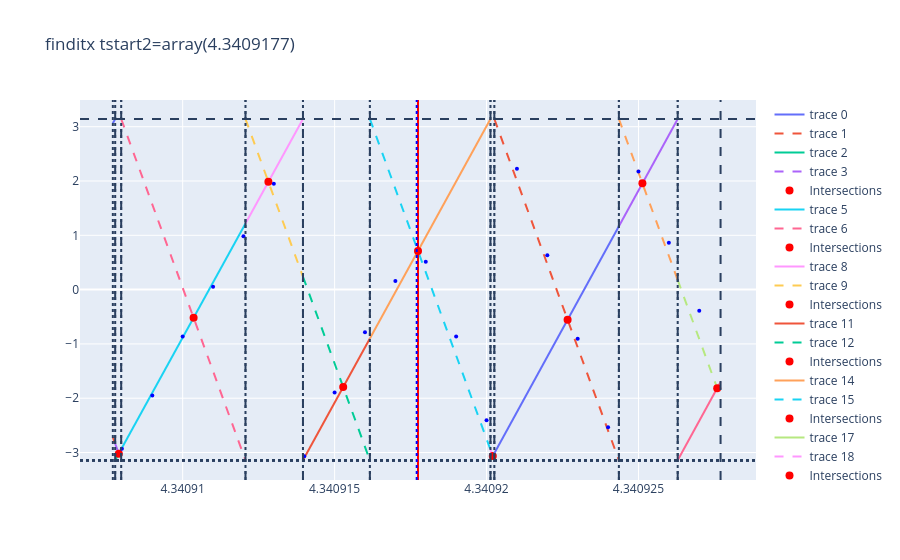
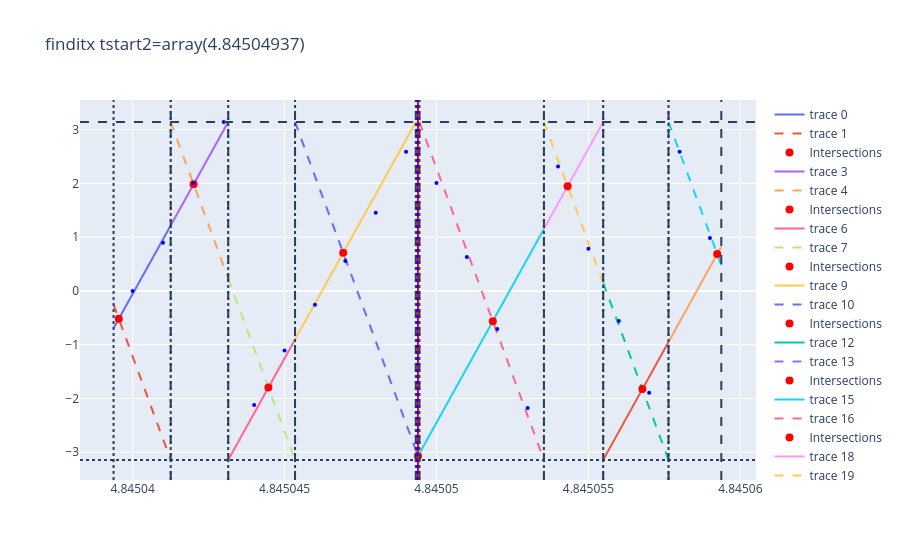

Notebook source saved alongside these figures, in order:
### Markdown cell above
### find intersections

### Code cell
coeflist = fitcoef2(coeff, coeft, reader)
sec_xlist = []
sec_tlist = []
if True:
    for pidx in xp.arange(10, Config.preamble_len):
        tstart2 = xp.polyval(coeft, pidx)
        selected = find_intersections(coeflist[pidx - 1], coeflist[pidx], tstart2, reader, 1e-5, draw=(pidx == 10 or pidx == 60 or pidx == 180 or pidx == Config.preamble_len - 1), remove_range=False) #!!! TODO remove range
        if selected != None:
            sec_xlist.append(pidx)
            sec_tlist.append(to_scalar(selected))
    sec_xlist = xp.array(sec_xlist)
    sec_tlist = xp.array(sec_tlist)
    with open(f"intersections0.pkl","wb") as f:
        pickle.dump((sec_xlist, sec_tlist), f)

with open(f"intersections0.pkl","rb") as f:
    sec_xlist, sec_tlist = pickle.load(f)
coeff_time = xp.polyfit(sec_xlist, sec_tlist, 1)

### Figure 1 — Plotly figure (JSON) as saved in the notebook; plotly's stock layout.template omitted (floating-point values rounded to 4 significant figures)
{"data": [{"mode": "lines", "type": "scatter", "x": [4.341, 4.341, 4.341, 4.341, 4.341, 4.341, 4.341, 4.341, 4.341, 4.341, 4.341, 4.341, 4.341, 4.341, 4.341, 4.341, 4.341, 4.341, 4.341, 4.341], "y": [3.063, 3.068, 3.072, 3.076, 3.08, 3.084, 3.088, 3.092, 3.096, 3.1, 3.105, 3.109, 3.113, 3.117, 3.121, 3.125, 3.129, 3.133, 3.137, 3.142]}, {"line": {"dash": "dash"}, "mode": "lines", "type": "scatter", "x": [4.341, 4.341, 4.341, 4.341, 4.341, 4.341, 4.341, 4.341, 4.341, 4.341, 4.341, 4.341, 4.341, 4.341, 4.341, 4.341, 4.341, 4.341, 4.341, 4.341], "y": [-2.719, -2.726, -2.732, -2.738, -2.744, -2.75, -2.757, -2.763, -2.769, -2.775, -2.782, -2.788, -2.794, -2.8, -2.806, -2.813, -2.819, -2.825, -2.831, -2.838]}, {"mode": "lines", "type": "scatter", "x": [4.341, 4.341, 4.341, 4.341, 4.341, 4.341, 4.341, 4.341, 4.341, 4.341, 4.341, 4.341, 4.341, 4.341, 4.341, 4.341, 4.341, 4.341, 4.341, 4.341], "y": [-3.142, -3.131, -3.12, -3.11, -3.099, -3.089, -3.078, -3.068, -3.057, -3.046, -3.036, -3.025, -3.015, -3.004, -2.993, -2.983, -2.972, -2.962, -2.951, -2.941]}, {"line": {"dash": "dash"}, "mode": "lines", "type": "scatter", "x": [4.341, 4.341, 4.341, 4.341, 4.341, 4.341, 4.341, 4.341, 4.341, 4.341, 4.341, 4.341, 4.341, 4.341, 4.341, 4.341, 4.341, 4.341, 4.341, 4.341], "y": [-2.838, -2.854, -2.87, -2.886, -2.902, -2.918, -2.934, -2.95, -2.966, -2.982, -2.998, -3.014, -3.03, -3.046, -3.062, -3.078, -3.094, -3.11, -3.126, -3.142]}, {"marker": {"color": "red", "size": 8, "symbol": "circle"}, "mode": "markers", "name": "Intersections", "type": "scatter", "x": [4.341], "y": [-3.021]}, {"mode": "lines", "type": "scatter", "x": [4.341, 4.341, 4.341, 4.341, 4.341, 4.341, 4.341, 4.341, 4.341, 4.341, 4.341, 4.341, 4.341, 4.341, 4.341, 4.341, 4.341, 4.341, 4.341, 4.341], "y": [-2.941, -2.722, -2.503, -2.284, -2.066, -1.847, -1.628, -1.409, -1.19, -0.9716, -0.7527, -0.5339, -0.315, -0.09613, 0.1228, 0.3417, 0.5606, 0.7795, 0.9984, 1.217]}, {"line": {"dash": "dash"}, "mode": "lines", "type": "scatter", "x": [4.341, 4.341, 4.341, 4.341, 4.341, 4.341, 4.341, 4.341, 4.341, 4.341, 4.341, 4.341, 4.341, 4.341, 4.341, 4.341, 4.341, 4.341, 4.341, 4.341], "y": [3.142, 2.811, 2.48, 2.149, 1.818, 1.488, 1.157, 0.8262, 0.4955, 0.1648, -0.1659, -0.4966, -0.8272, -1.158, -1.489, -1.819, -2.15, -2.48, -2.811, -3.142]}, {"marker": {"color": "red", "size": 8, "symbol": "circle"}, "mode": "markers", "name": "Intersections", "type": "scatter", "x": [4.341], "y": [-0.519]}, {"mode": "lines", "type": "scatter", "x": [4.341, 4.341, 4.341, 4.341, 4.341, 4.341, 4.341, 4.341, 4.341, 4.341, 4.341, 4.341, 4.341, 4.341, 4.341, 4.341, 4.341, 4.341, 4.341, 4.341], "y": [1.217, 1.319, 1.42, 1.521, 1.622, 1.724, 1.825, 1.926, 2.027, 2.129, 2.23, 2.331, 2.433, 2.534, 2.635, 2.736, 2.838, 2.939, 3.04, 3.142]}, {"line": {"dash": "dash"}, "mode": "lines", "type": "scatter", "x": [4.341, 4.341, 4.341, 4.341, 4.341, 4.341, 4.341, 4.341, 4.341, 4.341, 4.341, 4.341, 4.341, 4.341, 4.341, 4.341, 4.341, 4.341, 4.341, 4.341], "y": [3.142, 2.989, 2.836, 2.683, 2.53, 2.377, 2.224, 2.072, 1.919, 1.766, 1.613, 1.46, 1.307, 1.154, 1.002, 0.8488, 0.6959, 0.5431, 0.3903, 0.2374]}, {"marker": {"color": "red", "size": 8, "symbol": "circle"}, "mode": "markers", "name": "Intersections", "type": "scatter", "x": [4.341], "y": [1.984]}, {"mode": "lines", "type": "scatter", "x": [4.341, 4.341, 4.341, 4.341, 4.341, 4.341, 4.341, 4.341, 4.341, 4.341, 4.341, 4.341, 4.341, 4.341, 4.341, 4.341, 4.341, 4.341, 4.341, 4.341], "y": [-3.142, -3.024, -2.906, -2.788, -2.67, -2.552, -2.434, -2.316, -2.198, -2.08, -1.962, -1.844, -1.727, -1.609, -1.491, -1.373, -1.255, -1.137, -1.019, -0.9008]}, {"line": {"dash": "dash"}, "mode": "lines", "type": "scatter", "x": [4.341, 4.341, 4.341, 4.341, 4.341, 4.341, 4.341, 4.341, 4.341, 4.341, 4.341, 4.341, 4.341, 4.341, 4.341, 4.341, 4.341, 4.341, 4.341, 4.341], "y": [0.2374, 0.05956, -0.1183, -0.2962, -0.474, -0.6519, -0.8298, -1.008, -1.185, -1.363, -1.541, -1.719, -1.897, -2.075, -2.252, -2.43, -2.608, -2.786, -2.964, -3.142]}, {"marker": {"color": "red", "size": 8, "symbol": "circle"}, "mode": "markers", "name": "Intersections", "type": "scatter", "x": [4.341], "y": [-1.794]}, {"mode": "lines", "type": "scatter", "x": [4.341, 4.341, 4.341, 4.341, 4.341, 4.341, 4.341, 4.341, 4.341, 4.341, 4.341, 4.341, 4.341, 4.341, 4.341, 4.341, 4.341, 4.341, 4.341, 4.341], "y": [-0.9008, -0.6882, -0.4755, -0.2628, -0.05013, 0.1626, 0.3753, 0.588, 0.8008, 1.014, 1.226, 1.439, 1.652, 1.865, 2.077, 2.29, 2.503, 2.716, 2.929, 3.142]}, {"line": {"dash": "dash"}, "mode": "lines", "type": "scatter", "x": [4.341, 4.341, 4.341, 4.341, 4.341, 4.341, 4.341, 4.341, 4.341, 4.341, 4.341, 4.341, 4.341, 4.341, 4.341, 4.341, 4.341, 4.341, 4.341, 4.341], "y": [3.142, 2.821, 2.501, 2.18, 1.86, 1.539, 1.219, 0.8981, 0.5777, 0.2572, -0.06318, -0.3836, -0.704, -1.024, -1.345, -1.665, -1.986, -2.306, -2.626, -2.947]}, {"marker": {"color": "red", "size": 8, "symbol": "circle"}, "mode": "markers", "name": "Intersections", "type": "scatter", "x": [4.341], "y": [0.7118]}, {"mode": "lines", "type": "scatter", "x": [4.341, 4.341, 4.341, 4.341, 4.341, 4.341, 4.341, 4.341, 4.341, 4.341, 4.341, 4.341, 4.341, 4.341, 4.341, 4.341, 4.341, 4.341, 4.341, 4.341], "y": [-3.142, -3.135, -3.128, -3.121, -3.114, -3.107, -3.101, -3.094, -3.087, -3.08, -3.073, -3.067, -3.06, -3.053, -3.046, -3.039, -3.032, -3.026, -3.019, -3.012]}, {"line": {"dash": "dash"}, "mode": "lines", "type": "scatter", "x": [4.341, 4.341, 4.341, 4.341, 4.341, 4.341, 4.341, 4.341, 4.341, 4.341, 4.341, 4.341, 4.341, 4.341, 4.341, 4.341, 4.341, 4.341, 4.341, 4.341], "y": [-2.947, -2.957, -2.967, -2.977, -2.988, -2.998, -3.008, -3.018, -3.029, -3.039, -3.049, -3.059, -3.07, -3.08, -3.09, -3.101, -3.111, -3.121, -3.131, -3.142]}, {"marker": {"color": "red", "size": 8, "symbol": "circle"}, "mode": "markers", "name": "Intersections", "type": "scatter", "x": [4.341], "y": [-3.064]}, {"mode": "lines", "type": "scatter", "x": [4.341, 4.341, 4.341, 4.341, 4.341, 4.341, 4.341, 4.341, 4.341, 4.341, 4.341, 4.341, 4.341, 4.341, 4.341, 4.341, 4.341, 4.341, 4.341, 4.341], "y": [-3.012, -2.792, -2.572, -2.352, -2.133, -1.913, -1.693, -1.473, -1.253, -1.033, -0.813, -0.593, -0.373, -0.153, 0.06698, 0.287, 0.507, 0.7271, 0.9471, 1.167]}, {"line": {"dash": "dash"}, "mode": "lines", "type": "scatter", "x": [4.341, 4.341, 4.341, 4.341, 4.341, 4.341, 4.341, 4.341, 4.341, 4.341, 4.341, 4.341, 4.341, 4.341, 4.341, 4.341, 4.341, 4.341, 4.341, 4.341], "y": [3.142, 2.811, 2.48, 2.149, 1.818, 1.488, 1.157, 0.8262, 0.4955, 0.1648, -0.1659, -0.4966, -0.8272, -1.158, -1.489, -1.819, -2.15, -2.48, -2.811, -3.142]}, {"marker": {"color": "red", "size": 8, "symbol": "circle"}, "mode": "markers", "name": "Intersections", "type": "scatter", "x": [4.341], "y": [-0.5545]}, {"mode": "lines", "type": "scatter", "x": [4.341, 4.341, 4.341, 4.341, 4.341, 4.341, 4.341, 4.341, 4.341, 4.341, 4.341, 4.341, 4.341, 4.341, 4.341, 4.341, 4.341, 4.341, 4.341, 4.341], "y": [1.167, 1.271, 1.375, 1.479, 1.583, 1.687, 1.791, 1.894, 1.998, 2.102, 2.206, 2.31, 2.414, 2.518, 2.622, 2.726, 2.83, 2.934, 3.038, 3.142]}, {"line": {"dash": "dash"}, "mode": "lines", "type": "scatter", "x": [4.341, 4.341, 4.341, 4.341, 4.341, 4.341, 4.341, 4.341, 4.341, 4.341, 4.341, 4.341, 4.341, 4.341, 4.341, 4.341, 4.341, 4.341, 4.341, 4.341], "y": [3.142, 2.986, 2.829, 2.673, 2.517, 2.361, 2.205, 2.049, 1.893, 1.737, 1.581, 1.425, 1.269, 1.113, 0.9569, 0.8009, 0.6449, 0.4888, 0.3328, 0.1768]}, {"marker": {"color": "red", "size": 8, "symbol": "circle"}, "mode": "markers", "name": "Intersections", "type": "scatter", "x": [4.341], "y": [1.956]}, {"mode": "lines", "type": "scatter", "x": [4.341, 4.341, 4.341, 4.341, 4.341, 4.341, 4.341, 4.341, 4.341, 4.341, 4.341, 4.341, 4.341, 4.341, 4.341, 4.341, 4.341, 4.341, 4.341, 4.341], "y": [-3.142, -3.066, -2.99, -2.914, -2.838, -2.763, -2.687, -2.611, -2.535, -2.459, -2.384, -2.308, -2.232, -2.156, -2.08, -2.004, -1.929, -1.853, -1.777, -1.701]}, {"line": {"dash": "dash"}, "mode": "lines", "type": "scatter", "x": [4.341, 4.341, 4.341, 4.341, 4.341, 4.341, 4.341, 4.341, 4.341, 4.341, 4.341, 4.341, 4.341, 4.341, 4.341, 4.341, 4.341, 4.341, 4.341, 4.341], "y": [0.1768, 0.06302, -0.05075, -0.1645, -0.2783, -0.3921, -0.5058, -0.6196, -0.7333, -0.8471, -0.9609, -1.075, -1.188, -1.302, -1.416, -1.53, -1.643, -1.757, -1.871, -1.985]}, {"marker": {"color": "red", "size": 8, "symbol": "circle"}, "mode": "markers", "name": "Intersections", "type": "scatter", "x": [4.341], "y": [-1.815]}, {"marker": {"color": "blue", "size": 4, "symbol": "circle"}, "mode": "markers", "name": "rawdata", "type": "scatter", "x": [4.341, 4.341, 4.341, 4.341, 4.341, 4.341, 4.341, 4.341, 4.341, 4.341, 4.341, 4.341, 4.341, 4.341, 4.341, 4.341, 4.341, 4.341, 4.341, 4.341], "y": [-2.93, -1.951, -0.8622, 0.05258, 0.9828, 1.951, -3.07, -1.893, -0.7854, 0.1566, 0.5124, -0.8622, -2.404, 2.226, 0.6327, -0.9048, -2.536, 2.176, 0.8622, -0.3906]}], "layout": {"shapes": [{"line": {"dash": "dot"}, "type": "line", "x0": 4.341, "x1": 4.341, "xref": "x", "y0": 0, "y1": 1, "yref": "y domain"}, {"line": {"dash": "dash"}, "type": "line", "x0": 4.341, "x1": 4.341, "xref": "x", "y0": 0, "y1": 1, "yref": "y domain"}, {"line": {"dash": "dot"}, "type": "line", "x0": 0, "x1": 1, "xref": "x domain", "y0": -3.142, "y1": -3.142, "yref": "y"}, {"line": {"dash": "dash"}, "type": "line", "x0": 0, "x1": 1, "xref": "x domain", "y0": 3.142, "y1": 3.142, "yref": "y"}, {"line": {"dash": "dot"}, "type": "line", "x0": 4.341, "x1": 4.341, "xref": "x", "y0": 0, "y1": 1, "yref": "y domain"}, {"line": {"dash": "dash"}, "type": "line", "x0": 4.341, "x1": 4.341, "xref": "x", "y0": 0, "y1": 1, "yref": "y domain"}, {"line": {"dash": "dot"}, "type": "line", "x0": 0, "x1": 1, "xref": "x domain", "y0": -3.142, "y1": -3.142, "yref": "y"}, {"line": {"dash": "dash"}, "type": "line", "x0": 0, "x1": 1, "xref": "x domain", "y0": 3.142, "y1": 3.142, "yref": "y"}, {"line": {"dash": "dot"}, "type": "line", "x0": 4.341, "x1": 4.341, "xref": "x", "y0": 0, "y1": 1, "yref": "y domain"}, {"line": {"dash": "dash"}, "type": "line", "x0": 4.341, "x1": 4.341, "xref": "x", "y0": 0, "y1": 1, "yref": "y domain"}, {"line": {"dash": "dot"}, "type": "line", "x0": 0, "x1": 1, "xref": "x domain", "y0": -3.142, "y1": -3.142, "yref": "y"}, {"line": {"dash": "dash"}, "type": "line", "x0": 0, "x1": 1, "xref": "x domain", "y0": 3.142, "y1": 3.142, "yref": "y"}, {"line": {"dash": "dot"}, "type": "line", "x0": 4.341, "x1": 4.341, "xref": "x", "y0": 0, "y1": 1, "yref": "y domain"}, {"line": {"dash": "dash"}, "type": "line", "x0": 4.341, "x1": 4.341, "xref": "x", "y0": 0, "y1": 1, "yref": "y domain"}, {"line": {"dash": "dot"}, "type": "line", "x0": 0, "x1": 1, "xref": "x domain", "y0": -3.142, "y1": -3.142, "yref": "y"}, {"line": {"dash": "dash"}, "type": "line", "x0": 0, "x1": 1, "xref": "x domain", "y0": 3.142, "y1": 3.142, "yref": "y"}, {"line": {"dash": "dot"}, "type": "line", "x0": 4.341, "x1": 4.341, "xref": "x", "y0": 0, "y1": 1, "yref": "y domain"}, {"line": {"dash": "dash"}, "type": "line", "x0": 4.341, "x1": 4.341, "xref": "x", "y0": 0, "y1": 1, "yref": "y domain"}, {"line": {"dash": "dot"}, "type": "line", "x0": 0, "x1": 1, "xref": "x domain", "y0": -3.142, "y1": -3.142, "yref": "y"}, {"line": {"dash": "dash"}, "type": "line", "x0": 0, "x1": 1, "xref": "x domain", "y0": 3.142, "y1": 3.142, "yref": "y"}, {"line": {"dash": "dot"}, "type": "line", "x0": 4.341, "x1": 4.341, "xref": "x", "y0": 0, "y1": 1, "yref": "y domain"}, {"line": {"dash": "dash"}, "type": "line", "x0": 4.341, "x1": 4.341, "xref": "x", "y0": 0, "y1": 1, "yref": "y domain"}, {"line": {"dash": "dot"}, "type": "line", "x0": 0, "x1": 1, "xref": "x domain", "y0": -3.142, "y1": -3.142, "yref": "y"}, {"line": {"dash": "dash"}, "type": "line", "x0": 0, "x1": 1, "xref": "x domain", "y0": 3.142, "y1": 3.142, "yref": "y"}, {"line": {"dash": "dot"}, "type": "line", "x0": 4.341, "x1": 4.341, "xref": "x", "y0": 0, "y1": 1, "yref": "y domain"}, {"line": {"dash": "dash"}, "type": "line", "x0": 4.341, "x1": 4.341, "xref": "x", "y0": 0, "y1": 1, "yref": "y domain"}, {"line": {"dash": "dot"}, "type": "line", "x0": 0, "x1": 1, "xref": "x domain", "y0": -3.142, "y1": -3.142, "yref": "y"}, {"line": {"dash": "dash"}, "type": "line", "x0": 0, "x1": 1, "xref": "x domain", "y0": 3.142, "y1": 3.142, "yref": "y"}, {"line": {"dash": "dot"}, "type": "line", "x0": 4.341, "x1": 4.341, "xref": "x", "y0": 0, "y1": 1, "yref": "y domain"}, {"line": {"dash": "dash"}, "type": "line", "x0": 4.341, "x1": 4.341, "xref": "x", "y0": 0, "y1": 1, "yref": "y domain"}, {"line": {"dash": "dot"}, "type": "line", "x0": 0, "x1": 1, "xref": "x domain", "y0": -3.142, "y1": -3.142, "yref": "y"}, {"line": {"dash": "dash"}, "type": "line", "x0": 0, "x1": 1, "xref": "x domain", "y0": 3.142, "y1": 3.142, "yref": "y"}, {"line": {"dash": "dot"}, "type": "line", "x0": 4.341, "x1": 4.341, "xref": "x", "y0": 0, "y1": 1, "yref": "y domain"}, {"line": {"dash": "dash"}, "type": "line", "x0": 4.341, "x1": 4.341, "xref": "x", "y0": 0, "y1": 1, "yref": "y domain"}, {"line": {"dash": "dot"}, "type": "line", "x0": 0, "x1": 1, "xref": "x domain", "y0": -3.142, "y1": -3.142, "yref": "y"}, {"line": {"dash": "dash"}, "type": "line", "x0": 0, "x1": 1, "xref": "x domain", "y0": 3.142, "y1": 3.142, "yref": "y"}, {"line": {"dash": "dot"}, "type": "line", "x0": 4.341, "x1": 4.341, "xref": "x", "y0": 0, "y1": 1, "yref": "y domain"}, {"line": {"dash": "dash"}, "type": "line", "x0": 4.341, "x1": 4.341, "xref": "x", "y0": 0, "y1": 1, "yref": "y domain"}, {"line": {"dash": "dot"}, "type": "line", "x0": 0, "x1": 1, "xref": "x domain", "y0": -3.142, "y1": -3.142, "yref": "y"}, {"line": {"dash": "dash"}, "type": "line", "x0": 0, "x1": 1, "xref": "x domain", "y0": 3.142, "y1": 3.142, "yref": "y"}, {"line": {"color": "red"}, "name": "selected", "type": "line", "x0": 4.341, "x1": 4.341, "xref": "x", "y0": 0, "y1": 1, "yref": "y domain"}, {"line": {"color": "blue", "dash": "dot"}, "type": "line", "x0": 4.341, "x1": 4.341, "xref": "x", "y0": 0, "y1": 1, "yref": "y domain"}], "title": {"text": "finditx tstart2=array(4.3409177)"}}}

### Figure 2 — Plotly figure (JSON) as saved in the notebook; plotly's stock layout.template omitted (floating-point values rounded to 4 significant figures)
{"data": [{"mode": "lines", "type": "scatter", "x": [4.845, 4.845, 4.845, 4.845, 4.845, 4.845, 4.845, 4.845, 4.845, 4.845, 4.845, 4.845, 4.845, 4.845, 4.845, 4.845, 4.845, 4.845, 4.845, 4.845], "y": [-0.6928, -0.5923, -0.4917, -0.3911, -0.2906, -0.19, -0.08943, 0.01114, 0.1117, 0.2123, 0.3129, 0.4135, 0.514, 0.6146, 0.7152, 0.8158, 0.9164, 1.017, 1.118, 1.218]}, {"line": {"dash": "dash"}, "mode": "lines", "type": "scatter", "x": [4.845, 4.845, 4.845, 4.845, 4.845, 4.845, 4.845, 4.845, 4.845, 4.845, 4.845, 4.845, 4.845, 4.845, 4.845, 4.845, 4.845, 4.845, 4.845, 4.845], "y": [-0.2516, -0.4037, -0.5558, -0.7079, -0.8601, -1.012, -1.164, -1.316, -1.469, -1.621, -1.773, -1.925, -2.077, -2.229, -2.381, -2.533, -2.685, -2.837, -2.99, -3.142]}, {"marker": {"color": "red", "size": 8, "symbol": "circle"}, "mode": "markers", "name": "Intersections", "type": "scatter", "x": [4.845], "y": [-0.5172]}, {"mode": "lines", "type": "scatter", "x": [4.845, 4.845, 4.845, 4.845, 4.845, 4.845, 4.845, 4.845, 4.845, 4.845, 4.845, 4.845, 4.845, 4.845, 4.845, 4.845, 4.845, 4.845, 4.845, 4.845], "y": [1.218, 1.319, 1.421, 1.522, 1.623, 1.724, 1.826, 1.927, 2.028, 2.129, 2.23, 2.332, 2.433, 2.534, 2.635, 2.737, 2.838, 2.939, 3.04, 3.142]}, {"line": {"dash": "dash"}, "mode": "lines", "type": "scatter", "x": [4.845, 4.845, 4.845, 4.845, 4.845, 4.845, 4.845, 4.845, 4.845, 4.845, 4.845, 4.845, 4.845, 4.845, 4.845, 4.845, 4.845, 4.845, 4.845, 4.845], "y": [3.142, 2.989, 2.836, 2.683, 2.53, 2.377, 2.224, 2.071, 1.918, 1.765, 1.612, 1.459, 1.306, 1.153, 1.0, 0.847, 0.694, 0.5411, 0.3881, 0.2352]}, {"marker": {"color": "red", "size": 8, "symbol": "circle"}, "mode": "markers", "name": "Intersections", "type": "scatter", "x": [4.845], "y": [1.984]}, {"mode": "lines", "type": "scatter", "x": [4.845, 4.845, 4.845, 4.845, 4.845, 4.845, 4.845, 4.845, 4.845, 4.845, 4.845, 4.845, 4.845, 4.845, 4.845, 4.845, 4.845, 4.845, 4.845, 4.845], "y": [-3.142, -3.024, -2.906, -2.789, -2.671, -2.553, -2.435, -2.318, -2.2, -2.082, -1.965, -1.847, -1.729, -1.611, -1.494, -1.376, -1.258, -1.141, -1.023, -0.905]}, {"line": {"dash": "dash"}, "mode": "lines", "type": "scatter", "x": [4.845, 4.845, 4.845, 4.845, 4.845, 4.845, 4.845, 4.845, 4.845, 4.845, 4.845, 4.845, 4.845, 4.845, 4.845, 4.845, 4.845, 4.845, 4.845, 4.845], "y": [0.2352, 0.05744, -0.1203, -0.2981, -0.4758, -0.6535, -0.8313, -1.009, -1.187, -1.364, -1.542, -1.72, -1.898, -2.075, -2.253, -2.431, -2.608, -2.786, -2.964, -3.142]}, {"marker": {"color": "red", "size": 8, "symbol": "circle"}, "mode": "markers", "name": "Intersections", "type": "scatter", "x": [4.845], "y": [-1.796]}, {"mode": "lines", "type": "scatter", "x": [4.845, 4.845, 4.845, 4.845, 4.845, 4.845, 4.845, 4.845, 4.845, 4.845, 4.845, 4.845, 4.845, 4.845, 4.845, 4.845, 4.845, 4.845, 4.845, 4.845], "y": [-0.905, -0.6922, -0.4793, -0.2664, -0.05344, 0.1595, 0.3724, 0.5854, 0.7983, 1.011, 1.224, 1.437, 1.65, 1.863, 2.076, 2.289, 2.502, 2.715, 2.929, 3.142]}, {"line": {"dash": "dash"}, "mode": "lines", "type": "scatter", "x": [4.845, 4.845, 4.845, 4.845, 4.845, 4.845, 4.845, 4.845, 4.845, 4.845, 4.845, 4.845, 4.845, 4.845, 4.845, 4.845, 4.845, 4.845, 4.845, 4.845], "y": [3.142, 2.82, 2.499, 2.178, 1.857, 1.535, 1.214, 0.8931, 0.5719, 0.2507, -0.07041, -0.3915, -0.7127, -1.034, -1.355, -1.676, -1.997, -2.318, -2.639, -2.96]}, {"marker": {"color": "red", "size": 8, "symbol": "circle"}, "mode": "markers", "name": "Intersections", "type": "scatter", "x": [4.845], "y": [0.708]}, {"mode": "lines", "type": "scatter", "x": [4.845, 4.845, 4.845, 4.845, 4.845, 4.845, 4.845, 4.845, 4.845, 4.845, 4.845, 4.845, 4.845, 4.845, 4.845, 4.845, 4.845, 4.845, 4.845, 4.845], "y": [-3.142, -3.135, -3.129, -3.123, -3.116, -3.11, -3.104, -3.097, -3.091, -3.085, -3.078, -3.072, -3.066, -3.059, -3.053, -3.047, -3.04, -3.034, -3.028, -3.021]}, {"line": {"dash": "dash"}, "mode": "lines", "type": "scatter", "x": [4.845, 4.845, 4.845, 4.845, 4.845, 4.845, 4.845, 4.845, 4.845, 4.845, 4.845, 4.845, 4.845, 4.845, 4.845, 4.845, 4.845, 4.845, 4.845, 4.845], "y": [-2.96, -2.97, -2.979, -2.989, -2.998, -3.008, -3.018, -3.027, -3.037, -3.046, -3.056, -3.065, -3.075, -3.084, -3.094, -3.103, -3.113, -3.123, -3.132, -3.142]}, {"marker": {"color": "red", "size": 8, "symbol": "circle"}, "mode": "markers", "name": "Intersections", "type": "scatter", "x": [4.845], "y": [-3.069]}, {"mode": "lines", "type": "scatter", "x": [4.845, 4.845, 4.845, 4.845, 4.845, 4.845, 4.845, 4.845, 4.845, 4.845, 4.845, 4.845, 4.845, 4.845, 4.845, 4.845, 4.845, 4.845, 4.845, 4.845], "y": [-3.021, -2.802, -2.582, -2.362, -2.143, -1.923, -1.704, -1.484, -1.264, -1.045, -0.8249, -0.6052, -0.3855, -0.1658, 0.05397, 0.2737, 0.4935, 0.7132, 0.933, 1.153]}, {"line": {"dash": "dash"}, "mode": "lines", "type": "scatter", "x": [4.845, 4.845, 4.845, 4.845, 4.845, 4.845, 4.845, 4.845, 4.845, 4.845, 4.845, 4.845, 4.845, 4.845, 4.845, 4.845, 4.845, 4.845, 4.845, 4.845], "y": [3.142, 2.811, 2.48, 2.149, 1.818, 1.488, 1.157, 0.8262, 0.4955, 0.1648, -0.1659, -0.4966, -0.8272, -1.158, -1.489, -1.819, -2.15, -2.48, -2.811, -3.142]}, {"marker": {"color": "red", "size": 8, "symbol": "circle"}, "mode": "markers", "name": "Intersections", "type": "scatter", "x": [4.845], "y": [-0.5618]}, {"mode": "lines", "type": "scatter", "x": [4.845, 4.845, 4.845, 4.845, 4.845, 4.845, 4.845, 4.845, 4.845, 4.845, 4.845, 4.845, 4.845, 4.845, 4.845, 4.845, 4.845, 4.845, 4.845, 4.845], "y": [1.153, 1.257, 1.362, 1.467, 1.571, 1.676, 1.781, 1.885, 1.99, 2.095, 2.199, 2.304, 2.409, 2.513, 2.618, 2.723, 2.828, 2.932, 3.037, 3.142]}, {"line": {"dash": "dash"}, "mode": "lines", "type": "scatter", "x": [4.845, 4.845, 4.845, 4.845, 4.845, 4.845, 4.845, 4.845, 4.845, 4.845, 4.845, 4.845, 4.845, 4.845, 4.845, 4.845, 4.845, 4.845, 4.845, 4.845], "y": [3.142, 2.984, 2.827, 2.669, 2.512, 2.355, 2.197, 2.04, 1.883, 1.725, 1.568, 1.41, 1.253, 1.096, 0.9384, 0.781, 0.6237, 0.4663, 0.309, 0.1516]}, {"marker": {"color": "red", "size": 8, "symbol": "circle"}, "mode": "markers", "name": "Intersections", "type": "scatter", "x": [4.845], "y": [1.947]}, {"mode": "lines", "type": "scatter", "x": [4.845, 4.845, 4.845, 4.845, 4.845, 4.845, 4.845, 4.845, 4.845, 4.845, 4.845, 4.845, 4.845, 4.845, 4.845, 4.845, 4.845, 4.845, 4.845, 4.845], "y": [-3.142, -3.026, -2.911, -2.796, -2.68, -2.565, -2.449, -2.334, -2.219, -2.103, -1.988, -1.872, -1.757, -1.642, -1.526, -1.411, -1.295, -1.18, -1.065, -0.9492]}, {"line": {"dash": "dash"}, "mode": "lines", "type": "scatter", "x": [4.845, 4.845, 4.845, 4.845, 4.845, 4.845, 4.845, 4.845, 4.845, 4.845, 4.845, 4.845, 4.845, 4.845, 4.845, 4.845, 4.845, 4.845, 4.845, 4.845], "y": [0.1516, -0.02173, -0.1951, -0.3684, -0.5418, -0.7151, -0.8885, -1.062, -1.235, -1.408, -1.582, -1.755, -1.928, -2.102, -2.275, -2.448, -2.622, -2.795, -2.968, -3.142]}, {"marker": {"color": "red", "size": 8, "symbol": "circle"}, "mode": "markers", "name": "Intersections", "type": "scatter", "x": [4.845], "y": [-1.826]}, {"mode": "lines", "type": "scatter", "x": [4.845, 4.845, 4.845, 4.845, 4.845, 4.845, 4.845, 4.845, 4.845, 4.845, 4.845, 4.845, 4.845, 4.845, 4.845, 4.845, 4.845, 4.845, 4.845, 4.845], "y": [-0.9492, -0.8559, -0.7626, -0.6693, -0.576, -0.4827, -0.3894, -0.2961, -0.2028, -0.1095, -0.01616, 0.07716, 0.1705, 0.2638, 0.3571, 0.4505, 0.5438, 0.6371, 0.7305, 0.8238]}, {"line": {"dash": "dash"}, "mode": "lines", "type": "scatter", "x": [4.845, 4.845, 4.845, 4.845, 4.845, 4.845, 4.845, 4.845, 4.845, 4.845, 4.845, 4.845, 4.845, 4.845, 4.845, 4.845, 4.845, 4.845, 4.845, 4.845], "y": [3.142, 3.002, 2.861, 2.721, 2.581, 2.441, 2.301, 2.161, 2.021, 1.881, 1.741, 1.601, 1.461, 1.321, 1.181, 1.041, 0.9005, 0.7605, 0.6204, 0.4804]}, {"marker": {"color": "red", "size": 8, "symbol": "circle"}, "mode": "markers", "name": "Intersections", "type": "scatter", "x": [4.845], "y": [0.6864]}, {"marker": {"color": "blue", "size": 4, "symbol": "circle"}, "mode": "markers", "name": "rawdata", "type": "scatter", "x": [4.845, 4.845, 4.845, 4.845, 4.845, 4.845, 4.845, 4.845, 4.845, 4.845, 4.845, 4.845, 4.845, 4.845, 4.845, 4.845, 4.845, 4.845, 4.845, 4.845], "y": [0.0, 0.8961, 2.007, 3.142, -2.122, -1.107, -0.2573, 0.5586, 1.454, 2.59, 2.007, 0.6327, -0.7086, -2.176, 2.313, 0.7854, -0.5586, -1.893, 2.59, 0.9828]}], "layout": {"shapes": [{"line": {"dash": "dot"}, "type": "line", "x0": 4.845, "x1": 4.845, "xref": "x", "y0": 0, "y1": 1, "yref": "y domain"}, {"line": {"dash": "dash"}, "type": "line", "x0": 4.845, "x1": 4.845, "xref": "x", "y0": 0, "y1": 1, "yref": "y domain"}, {"line": {"dash": "dot"}, "type": "line", "x0": 0, "x1": 1, "xref": "x domain", "y0": -3.142, "y1": -3.142, "yref": "y"}, {"line": {"dash": "dash"}, "type": "line", "x0": 0, "x1": 1, "xref": "x domain", "y0": 3.142, "y1": 3.142, "yref": "y"}, {"line": {"dash": "dot"}, "type": "line", "x0": 4.845, "x1": 4.845, "xref": "x", "y0": 0, "y1": 1, "yref": "y domain"}, {"line": {"dash": "dash"}, "type": "line", "x0": 4.845, "x1": 4.845, "xref": "x", "y0": 0, "y1": 1, "yref": "y domain"}, {"line": {"dash": "dot"}, "type": "line", "x0": 0, "x1": 1, "xref": "x domain", "y0": -3.142, "y1": -3.142, "yref": "y"}, {"line": {"dash": "dash"}, "type": "line", "x0": 0, "x1": 1, "xref": "x domain", "y0": 3.142, "y1": 3.142, "yref": "y"}, {"line": {"dash": "dot"}, "type": "line", "x0": 4.845, "x1": 4.845, "xref": "x", "y0": 0, "y1": 1, "yref": "y domain"}, {"line": {"dash": "dash"}, "type": "line", "x0": 4.845, "x1": 4.845, "xref": "x", "y0": 0, "y1": 1, "yref": "y domain"}, {"line": {"dash": "dot"}, "type": "line", "x0": 0, "x1": 1, "xref": "x domain", "y0": -3.142, "y1": -3.142, "yref": "y"}, {"line": {"dash": "dash"}, "type": "line", "x0": 0, "x1": 1, "xref": "x domain", "y0": 3.142, "y1": 3.142, "yref": "y"}, {"line": {"dash": "dot"}, "type": "line", "x0": 4.845, "x1": 4.845, "xref": "x", "y0": 0, "y1": 1, "yref": "y domain"}, {"line": {"dash": "dash"}, "type": "line", "x0": 4.845, "x1": 4.845, "xref": "x", "y0": 0, "y1": 1, "yref": "y domain"}, {"line": {"dash": "dot"}, "type": "line", "x0": 0, "x1": 1, "xref": "x domain", "y0": -3.142, "y1": -3.142, "yref": "y"}, {"line": {"dash": "dash"}, "type": "line", "x0": 0, "x1": 1, "xref": "x domain", "y0": 3.142, "y1": 3.142, "yref": "y"}, {"line": {"dash": "dot"}, "type": "line", "x0": 4.845, "x1": 4.845, "xref": "x", "y0": 0, "y1": 1, "yref": "y domain"}, {"line": {"dash": "dash"}, "type": "line", "x0": 4.845, "x1": 4.845, "xref": "x", "y0": 0, "y1": 1, "yref": "y domain"}, {"line": {"dash": "dot"}, "type": "line", "x0": 0, "x1": 1, "xref": "x domain", "y0": -3.142, "y1": -3.142, "yref": "y"}, {"line": {"dash": "dash"}, "type": "line", "x0": 0, "x1": 1, "xref": "x domain", "y0": 3.142, "y1": 3.142, "yref": "y"}, {"line": {"dash": "dot"}, "type": "line", "x0": 4.845, "x1": 4.845, "xref": "x", "y0": 0, "y1": 1, "yref": "y domain"}, {"line": {"dash": "dash"}, "type": "line", "x0": 4.845, "x1": 4.845, "xref": "x", "y0": 0, "y1": 1, "yref": "y domain"}, {"line": {"dash": "dot"}, "type": "line", "x0": 0, "x1": 1, "xref": "x domain", "y0": -3.142, "y1": -3.142, "yref": "y"}, {"line": {"dash": "dash"}, "type": "line", "x0": 0, "x1": 1, "xref": "x domain", "y0": 3.142, "y1": 3.142, "yref": "y"}, {"line": {"dash": "dot"}, "type": "line", "x0": 4.845, "x1": 4.845, "xref": "x", "y0": 0, "y1": 1, "yref": "y domain"}, {"line": {"dash": "dash"}, "type": "line", "x0": 4.845, "x1": 4.845, "xref": "x", "y0": 0, "y1": 1, "yref": "y domain"}, {"line": {"dash": "dot"}, "type": "line", "x0": 0, "x1": 1, "xref": "x domain", "y0": -3.142, "y1": -3.142, "yref": "y"}, {"line": {"dash": "dash"}, "type": "line", "x0": 0, "x1": 1, "xref": "x domain", "y0": 3.142, "y1": 3.142, "yref": "y"}, {"line": {"dash": "dot"}, "type": "line", "x0": 4.845, "x1": 4.845, "xref": "x", "y0": 0, "y1": 1, "yref": "y domain"}, {"line": {"dash": "dash"}, "type": "line", "x0": 4.845, "x1": 4.845, "xref": "x", "y0": 0, "y1": 1, "yref": "y domain"}, {"line": {"dash": "dot"}, "type": "line", "x0": 0, "x1": 1, "xref": "x domain", "y0": -3.142, "y1": -3.142, "yref": "y"}, {"line": {"dash": "dash"}, "type": "line", "x0": 0, "x1": 1, "xref": "x domain", "y0": 3.142, "y1": 3.142, "yref": "y"}, {"line": {"dash": "dot"}, "type": "line", "x0": 4.845, "x1": 4.845, "xref": "x", "y0": 0, "y1": 1, "yref": "y domain"}, {"line": {"dash": "dash"}, "type": "line", "x0": 4.845, "x1": 4.845, "xref": "x", "y0": 0, "y1": 1, "yref": "y domain"}, {"line": {"dash": "dot"}, "type": "line", "x0": 0, "x1": 1, "xref": "x domain", "y0": -3.142, "y1": -3.142, "yref": "y"}, {"line": {"dash": "dash"}, "type": "line", "x0": 0, "x1": 1, "xref": "x domain", "y0": 3.142, "y1": 3.142, "yref": "y"}, {"line": {"color": "red"}, "name": "selected", "type": "line", "x0": 4.845, "x1": 4.845, "xref": "x", "y0": 0, "y1": 1, "yref": "y domain"}, {"line": {"color": "blue", "dash": "dot"}, "type": "line", "x0": 4.845, "x1": 4.845, "xref": "x", "y0": 0, "y1": 1, "yref": "y domain"}], "title": {"text": "finditx tstart2=array(4.84504937)"}}}
